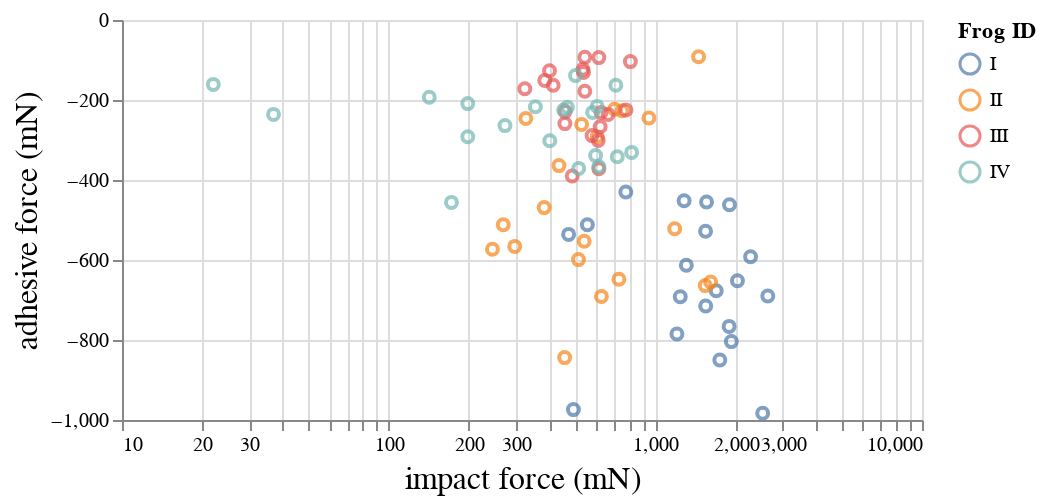

The notebook cell this image was saved under:
### Code cell
chart.configure_view(
        height=200, width=400
    ).configure_axis(
        titleFontSize=16,
        titleFontWeight='normal'
    ).interactive()
